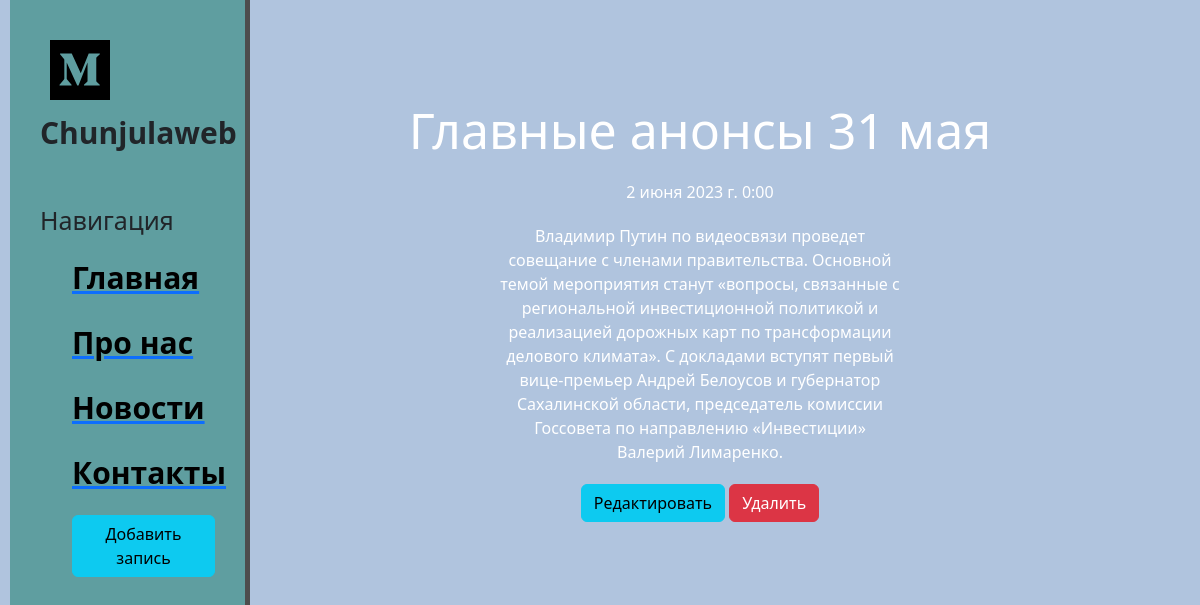
Screenshot of /news/3 with the database file from the repository.
### news/models.py (models this page shows, shortened)
class Articles(models.Model):
    title = models.CharField('Название', max_length=50)
    anons = models.CharField('Анонс', max_length=250)
    full_text = models.TextField('Статья')
    date = models.DateTimeField('Дата публикации')
    class Meta:
        verbose_name = 'Новость'
        verbose_name_plural = 'Новости'

### news/views.py (the view)
# urls.py: path('<int:pk>', views.NewsDetailView.as_view(), name='news-detail'),
class NewsDetailView(DetailView):
    model = Articles
    template_name = 'news/details_view.html'
    context_object_name = 'article'

### news/templates/news/details_view.html (shortened to what this page needs)
{% extends 'main/layout.html' %}
{% block content %}
    <div class="features">
        <h1>{{ article.title }}</h1>
        <p>{{ article.date }}</p>
        <p>{{ article.full_text }}</p>
        <a href="{% url 'news-update' article.id %}" class="btn btn-info">Редактировать</a>
        <a href="{% url 'news-delete' article.id %}" class="btn btn-danger">Удалить</a>
    </div>
{% endblock %}

### main/static/main/css/main.css (style rules this page uses)
body { background: #B0C4DE; }
main .features { float: left; color: #fff; margin-top: 100px; text-align: center; width: 75%; }
main .features h1 { font-size: 50px; }
main .features p { max-width: 400px; margin: 20px auto }

### rows the page displays
Articles: title "Главные анонсы 31 мая", date "2 июня 2023 г. 0:00", full_text "Владимир Путин по видеосвязи проведет совещание с членами правительства. Основной темой мероприятия станут «вопросы, связанные с региональной инвестиционной политикой и реализацией дорожных карт по трансформации делового климата». С докладами вступят первый вице-премьер Андрей Белоусов и губернатор Сахалинской области, председатель комиссии Госсовета по направлению «Инвестиции» Валерий Лимаренко."
